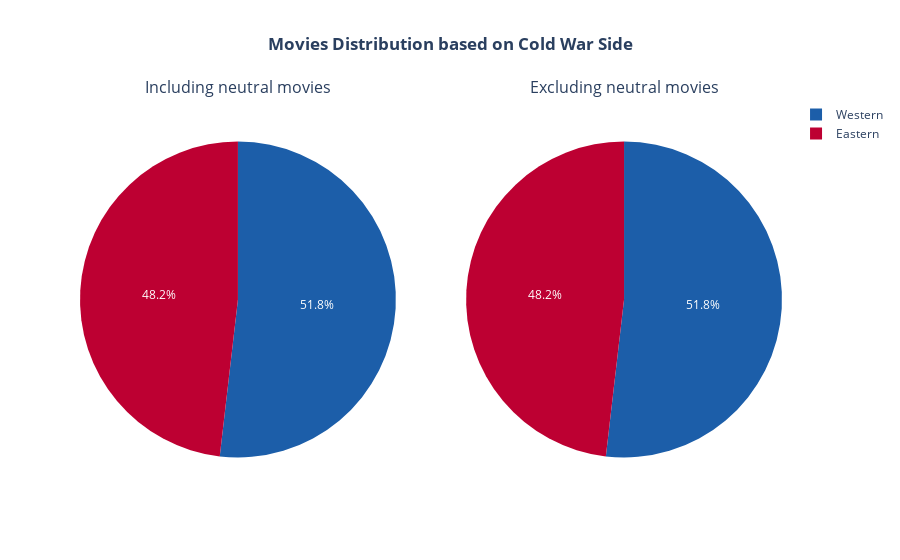

Source (notebook cell):
### Code cell
plot_movies_distrib(movies)

### Figure 1 — Plotly figure (JSON) as saved in the notebook; plotly's stock layout.template omitted (floating-point values rounded to 4 significant figures)
{"data": [{"domain": {"x": [0, 0.45], "y": [0, 0.95]}, "hovertemplate": "<b>%{label}</b><br>Count: %{value}<br><extra></extra>", "labels": ["Western", "Eastern"], "marker": {"colors": ["#1C5EA9", "#BD0032"]}, "name": "Side", "type": "pie", "values": [3142, 2919]}, {"domain": {"x": [0.55, 1], "y": [0, 0.95]}, "hovertemplate": "<b>%{label}</b><br>Count: %{value}<br><extra></extra>", "labels": ["Western", "Eastern"], "marker": {"colors": ["#1C5EA9", "#BD0032"]}, "name": "Side", "type": "pie", "values": [3142, 2919]}], "layout": {"annotations": [{"font": {"size": 16}, "showarrow": false, "text": "Including neutral movies", "x": 0.225, "xanchor": "center", "xref": "paper", "y": 1, "yanchor": "bottom", "yref": "paper"}, {"font": {"size": 16}, "showarrow": false, "text": "Excluding neutral movies", "x": 0.775, "xanchor": "center", "xref": "paper", "y": 1, "yanchor": "bottom", "yref": "paper"}], "plot_bgcolor": "#F2F2F2", "title": {"font": {"weight": "bold"}, "text": "Movies Distribution based on Cold War Side", "x": 0.5}}}
